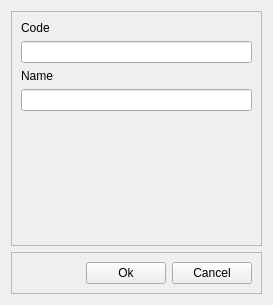
<?xml version="1.0" encoding="UTF-8"?>
<ui version="4.0">
 <class>AddProductOriginView</class>
 <widget class="QWidget" name="AddProductOriginView">
  <property name="geometry">
   <rect>
    <x>0</x>
    <y>0</y>
    <width>273</width>
    <height>305</height>
   </rect>
  </property>
  <property name="windowTitle">
   <string>Add new product origin</string>
  </property>
  <layout class="QVBoxLayout" name="verticalLayout_2">
   <item>
    <widget class="QFrame" name="frame">
     <property name="frameShape">
      <enum>QFrame::StyledPanel</enum>
     </property>
     <property name="frameShadow">
      <enum>QFrame::Raised</enum>
     </property>
     <layout class="QGridLayout" name="gridLayout">
      <item row="0" column="0">
       <widget class="QLabel" name="label_2">
        <property name="text">
         <string>Code</string>
        </property>
       </widget>
      </item>
      <item row="1" column="0">
       <widget class="QLineEdit" name="codeLineEdit">
        <property name="maxLength">
         <number>1</number>
        </property>
       </widget>
      </item>
      <item row="2" column="0">
       <widget class="QLabel" name="label">
        <property name="text">
         <string>Name</string>
        </property>
       </widget>
      </item>
      <item row="3" column="0">
       <widget class="QLineEdit" name="nameLineEdit">
        <property name="maxLength">
         <number>50</number>
        </property>
       </widget>
      </item>
      <item row="4" column="0">
       <spacer name="verticalSpacer">
        <property name="orientation">
         <enum>Qt::Vertical</enum>
        </property>
        <property name="sizeHint" stdset="0">
         <size>
          <width>20</width>
          <height>40</height>
         </size>
        </property>
       </spacer>
      </item>
     </layout>
    </widget>
   </item>
   <item>
    <widget class="QFrame" name="frame_2">
     <property name="frameShape">
      <enum>QFrame::StyledPanel</enum>
     </property>
     <property name="frameShadow">
      <enum>QFrame::Raised</enum>
     </property>
     <layout class="QHBoxLayout" name="horizontalLayout">
      <item>
       <spacer name="horizontalSpacer">
        <property name="orientation">
         <enum>Qt::Horizontal</enum>
        </property>
        <property name="sizeHint" stdset="0">
         <size>
          <width>74</width>
          <height>20</height>
         </size>
        </property>
       </spacer>
      </item>
      <item>
       <widget class="QPushButton" name="okPushButton">
        <property name="text">
         <string>Ok</string>
        </property>
       </widget>
      </item>
      <item>
       <widget class="QPushButton" name="cancelPushButton">
        <property name="text">
         <string>Cancel</string>
        </property>
       </widget>
      </item>
     </layout>
    </widget>
   </item>
  </layout>
 </widget>
 <resources/>
 <connections/>
</ui>
